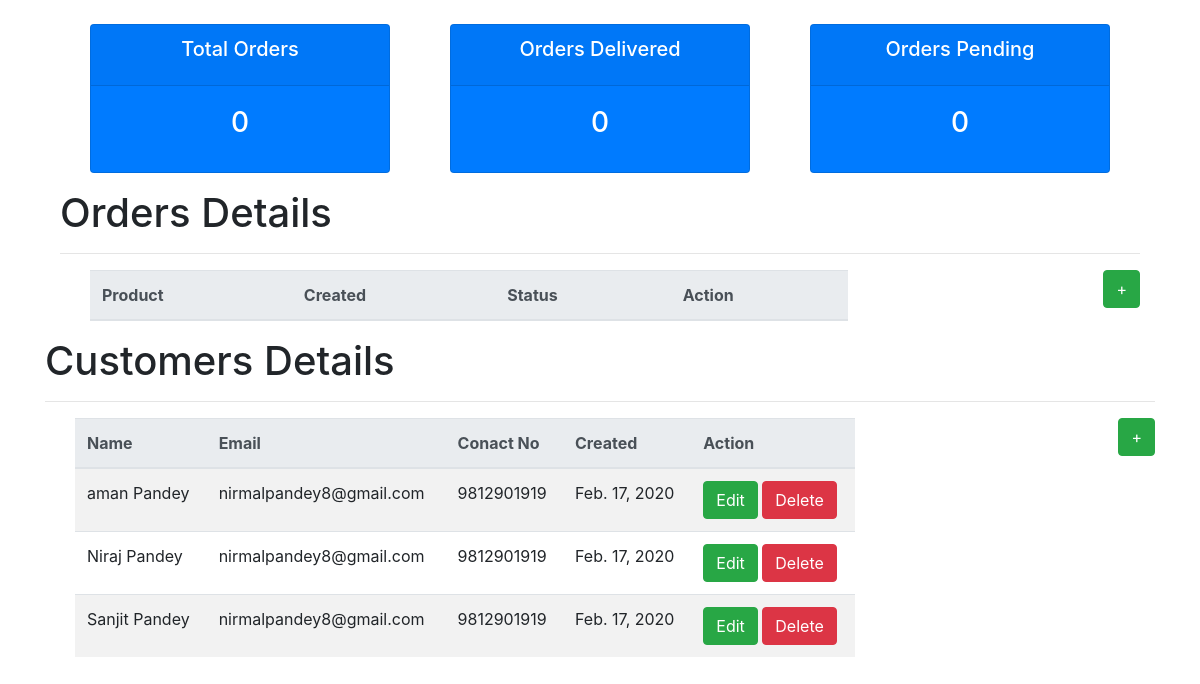
Screenshot of /customers/list/ with the database file from the repository.
### customers/models.py (models this page shows, shortened)
class Customer(models.Model):
    first_name=models.CharField(max_length=50)
    last_name=models.CharField(max_length=50)
    email=models.CharField(max_length=50)
    contact=models.CharField(max_length=50)
    created_at=models.DateField(auto_now=True)
    status=models.BooleanField(default=True)

### customers/views.py (the view)
# urls.py: path('list/',views.index,name='list'),
def index(request):
    customers=Customer.objects.all()
    orders=Order.objects.all()
    total_orders=orders.count()
    pending=orders.filter(status='Pending').count()
    delivered=orders.filter(status="Delivered").count()
    context={
        'customers':customers,'orders':orders,'total_orders':total_orders,
        'orders_pending':pending,'orders_delivered':delivered
        }
    return render(request,'customers/index.html',context)

### customers/templates/customers/index.html (shortened to what this page needs)
{% extends 'base.html' %}
{% block content %}
{% include 'orders/index.html' %}
<div class="page-header">
    <h1>Customers Details</h1>
</div>
<hr>
<a href="/customers/create/" class="btn btn-success float-right" >+</a>
<div class="container">
    <div class="col-md-9">
<table class="table table-hover table-striped">
    <thead class="thead-light" >
        <tr>
        <th>Name</th>
        <th>Email</th>
        <th>Conact No</th>
        <th>Created</th>
        <th>Action</th>
    </tr>
    </thead>
    <tbody>
        {% for customer in customers%}
        <tr>
        <td>{{customer.first_name}} {{customer.last_name}}</td>
        <td>{{customer.email}}</th>
        <td>{{customer.contact}}</td>
        <td>{{customer.created_at}}</td>
        <td><a href="/customers/edit/{{customer.id}}" class="btn btn-success">Edit</a>
             <a href="/customers/delete/{{customer.id}}" class="btn btn-danger">Delete</a>
        </td>
    </tr>
        {% endfor %}
    </tbody>
</table>
</div>
</div>
{% endblock%}

### templates/base.html (shortened to what this page needs)
{% load static %}
<!DOCTYPE html>
<html lang="en">
    {% block head %}
<head>
    <link rel="stylesheet" type="text/css" href="{% static 'css/bootstrap.min.css' %}">
</head>
    {% endblock %}
<body>
    <div class="container">
    {% block content %}{% endblock %}
</div>
</body>
</html>

### orders/templates/orders/index.html (shortened to what this page needs)
{% extends 'base.html' %}
{% block content %}
{% include 'products/card.html' %}
<div class="page-header">
    <h1>Orders Details</h1>
</div>
<hr>
<a href="#" class="btn btn-success float-right">+</a>
<div class="container">
 <div class="col-md-9">
    <table class="table table-hover table-striped">
        <thead class="thead-light">
            <tr>
                <th>Product</th>
                <th>Created</th>
                <th>Status</th>
                <th>Action</th>
            </tr>
        </thead>
    </table>
    </div>
</div>
{% endblock%}

### products/templates/products/card.html (shortened to what this page needs)
{% extends 'base.html' %}
{% block content %}
<br>
<div class="row">
	<div class="col">
		<div class="col-md">
			<div class="card bg-primary text-center text-white  mb-3" id="total-orders">
			  	<div class="card-header">
			  		<h5 class="card-title">Total Orders</h5>
			  	</div>
			  	<div class="card-body">
			    	<h3 class="card-title">{{total_orders}}</h3>
			  	</div>
			</div>
		</div>
	</div>
	<div class="col">
		<div class="col-md">
			<div class="card bg-primary text-center text-white  mb-3" id="orders-delivered">
			  	<div class="card-header">
			  		<h5 class="card-title">Orders Delivered</h5>
			  	</div>
			  	<div class="card-body">
			    	<h3 class="card-title">{{orders_delivered}}</h3>
			  	</div>
			</div>
		</div>
	</div>
	<div class="col">
		<div class="col-md">
			<div class="card bg-primary text-center text-white  mb-3" id="orders-pending">
			  	<div class="card-header">
			  		<h5 class="card-title">Orders Pending</h5>
			  	</div>
			  	<div class="card-body">
			    	<h3 class="card-title">{{orders_pending}}</h3>
			  	</div>
			</div>
		</div>
	</div>
</div>
{% endblock %}

### rows the page displays
Customer: first_name "aman", last_name "Pandey", email "nirmalpandey8@gmail.com", contact "9812901919", created_at "Feb. 17, 2020"
Customer: first_name "Niraj", last_name "Pandey", email "nirmalpandey8@gmail.com", contact "9812901919", created_at "Feb. 17, 2020"
Customer: first_name "Sanjit", last_name "Pandey", email "nirmalpandey8@gmail.com", contact "9812901919", created_at "Feb. 17, 2020"

### other values shown
{{ total_orders }} "0"
{{ orders_delivered }} "0"
{{ orders_pending }} "0"
